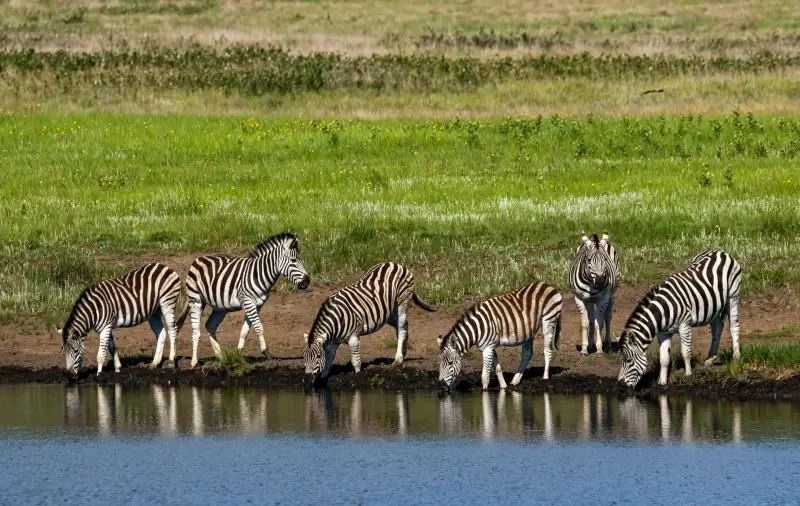
#> input picture Lab_2/image/example.jpg, 800 x 506 px, found by its file name
$ jupyter execute haar_transform_matrix.ipynb   (shell and % lines are left out)
#> lines starting #> are read from the running program, lines starting #| are printed output that depends on the picture
Підвантаження бібліотек

[cell 1]

import numpy as np
import pywt
import matplotlib.pyplot as plt
import imageio.v3 as iio

np.set_printoptions(suppress=True, precision=3)

Побудуємо початкову матрицю N, та початкову матрицю Хаара (Н) розмірності (4/4):
$$
H = \frac{1}{2}
\begin{bmatrix}
1 & 1 & 1 & 1 \\
1 & 1 & -1 & -1 \\
\sqrt{2} & -\sqrt{2} & 0 & 0 \\
0 & 0 & \sqrt{2} & -\sqrt{2}
\end{bmatrix}
$$

[cell 2]
N = 12
A = np.array([[N, N+1, N+2, N+3],
              [N+4, N+5, N+6, N+7],
              [N+8, N+9, N+10, N+11],
              [N+12, N+13, N+14, N+15]])

H = 1/2 * np.array([[1,  1,  1,  1],
                    [1,  1, -1, -1],
                    [np.sqrt(2), -np.sqrt(2), 0, 0],
                    [0, 0, np.sqrt(2), -np.sqrt(2)]])

Виконаємо двовимірне перетворення Хаара.
Перетворення Хаара (двовимірне) виконується за формулою:
$$
F = H \cdot A \cdot H^T
$$
де:
- (F) — підсумкова матриця після перетворення;
- (A) — початкова матриця;
- (H^T) — транспонована матриця Хаара.

[cell 3]
F = np.dot(np.dot(H, A), H.T)
print("Результат двовимірного перетворення Хаара:\n", F)

Округлити коефіцієнти в отриманій матриці до цілих чисел.

[cell 4]
F_rounded = np.round(F)  # округлення коефіцієнтів матриці F до цілих чисел
print(F_rounded)

Відновити вихідну матрицю з округлених коефіцієнтів та розрахувати
для парних варіантів середньоквадратичне відхилення

[cell 5]
# Відновлення вихідної матриці з округлених коефіцієнтів
A_reconstructed = H.T @ F_rounded @ H
print("Відновлена матриця (округлена):\n", np.round(A_reconstructed))

# Середньоквадратичне відхилення
mse = np.sqrt(np.mean((A - A_reconstructed) ** 2))
print("Середньоквадратичне відхилення (MSE):", mse)

Відновити вихідну матрицю з округлених коефіцієнтів та розрахувати
для непарних – відношення сигнал/шум.

[cell 6]
# Відновлення вихідної матриці з округлених коефіцієнтів
A_reconstructed = H.T @ F_rounded @ H
print("Відновлена матриця (округлена):\n", np.round(A_reconstructed))

# Обчислення сигналу (потужність оригінального сигналу)
signal_power = np.sum(A ** 2)

# Обчислення шуму (відхилення відновленого сигналу)
noise_power = np.sum((A - A_reconstructed) ** 2)

# Відношення сигнал/шум (SNR)
snr = 10 * np.log10(signal_power / noise_power)
print("Відношення сигнал/шум (SNR) в dB:", snr)

Приклад програмного рішення в python, що є аналогом Wavelet_Compression з Matlab

[cell 7]
# Відкриваємо зображення і конвертуємо у відтінки сірого
image = iio.imread('./example.jpg', mode='L')
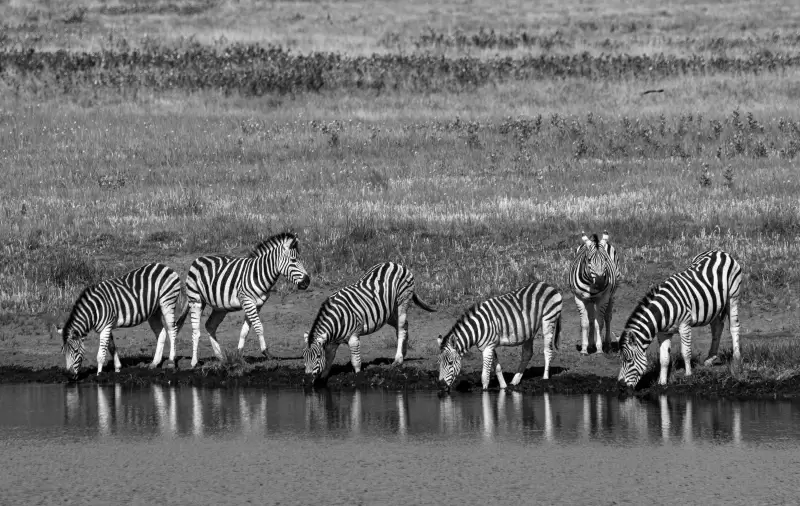
#> image: shape (506, 800); min 0, max 255, mean 111.6


# Перетворення даних у масив numpy й нормалізація
data = np.array(image, dtype=float) / 255.0


# Виконання вейвлет-перетворення
coeffs = pywt.wavedec2(data, wavelet='haar', level=2)
#> coeffs = 3 items

# Встановлення порога для компресії (трешхолдінг)
threshold = 0.05
coeffs_thresh = list(coeffs)
#> coeffs_thresh = 3 items
coeffs_thresh[0] = pywt.threshold(coeffs_thresh[0], threshold, mode='soft')
coeffs_thresh[1:] = [(pywt.threshold(cH, threshold, mode='soft'),
                      pywt.threshold(cV, threshold, mode='soft'),
                      pywt.threshold(cD, threshold, mode='soft')) for cH, cV, cD in coeffs_thresh[1:]]

# Зворотне вейвлет-перетворення для відновлення даних
compressed_data = pywt.waverec2(coeffs_thresh, wavelet='haar')

# Візуалізація вихідного та стисненого зображень
plt.figure(figsize=(10, 5))

plt.subplot(1, 2, 1)
plt.imshow(data, cmap='gray')
plt.title('Оригінальні дані')
plt.axis('off')

plt.subplot(1, 2, 2)
plt.imshow(compressed_data, cmap='gray')
plt.title('Стиснені дані (після thresholding)')
plt.axis('off')

plt.show()
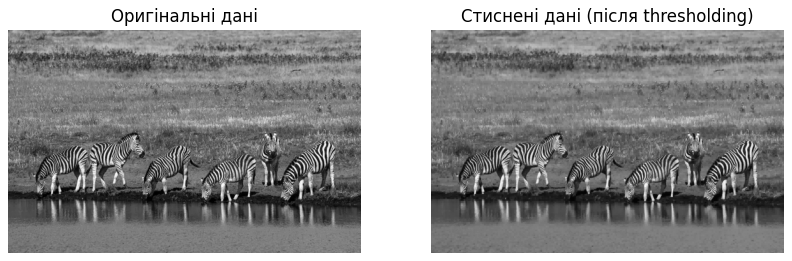
#> figure drawn by matplotlib, 2 panels
